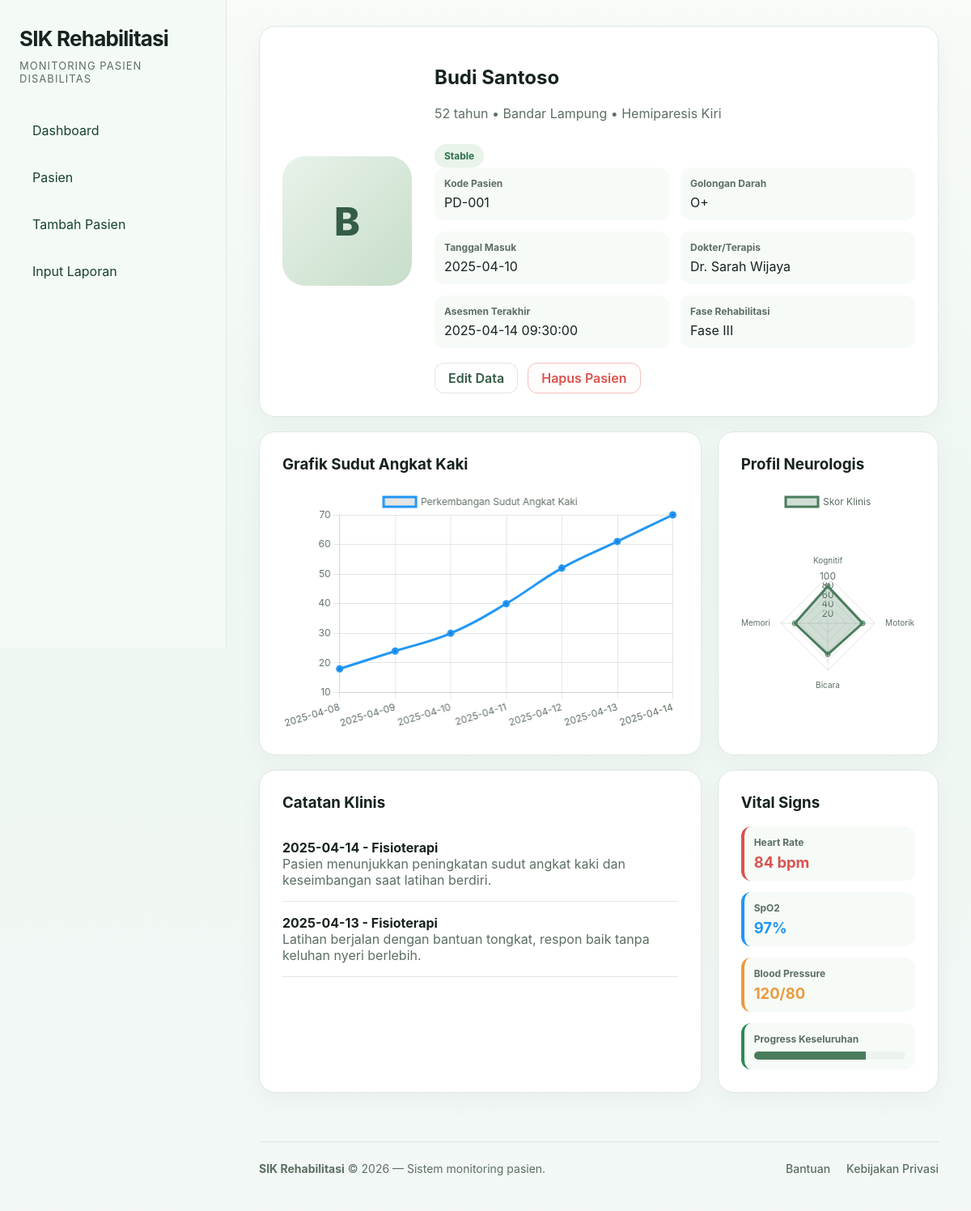
The page /patient-detail.php (signed in) on the database its author committed.
### tables this page shows
CREATE TABLE patients (
    id INT PRIMARY KEY AUTO_INCREMENT,
    code VARCHAR(20) NOT NULL UNIQUE,
    name VARCHAR(100) NOT NULL,
    age INT NOT NULL,
    gender ENUM('L','P') NOT NULL,
    address VARCHAR(150),
    diagnosis VARCHAR(100) NOT NULL,
    disability_type VARCHAR(50) NOT NULL,
    status ENUM('stable','monitoring','high-risk','urgent') NOT NULL DEFAULT 'monitoring',
    room VARCHAR(50),
    blood_type VARCHAR(5),
    admission_date DATE,
    clinician VARCHAR(100),
    progress INT DEFAULT 0,
    phase VARCHAR(30),
    latest_assessment DATETIME,
    heart_rate INT,
    spo2 INT,
    blood_pressure VARCHAR(15)
);

CREATE TABLE reports (
    id INT PRIMARY KEY AUTO_INCREMENT,
    patient_id INT NOT NULL,
    report_date DATE NOT NULL,
    activity_type VARCHAR(50) NOT NULL,
    narrative TEXT,
    mobility TINYINT,
    communication TINYINT,
    social_skills TINYINT,
    CONSTRAINT fk_reports_patient FOREIGN KEY (patient_id) REFERENCES patients(id)
        ON DELETE CASCADE ON UPDATE CASCADE
);

### includes/functions.php (called while the page is built, shortened)
<?php
function h(?string $value): string
{
    return htmlspecialchars((string)$value, ENT_QUOTES, 'UTF-8');
}
function getPatientById(PDO $pdo, int $id): ?array
{
    $stmt = $pdo->prepare("SELECT * FROM patients WHERE id = ?");
    $stmt->execute([$id]);
    $patient = $stmt->fetch();
    return $patient ?: null;
}
function getPatientReports(PDO $pdo, int $patientId): array
{
    $stmt = $pdo->prepare("SELECT * FROM reports WHERE patient_id = ? ORDER BY report_date DESC, id DESC");
    $stmt->execute([$patientId]);
    return $stmt->fetchAll();
}
function getSensorReadings(PDO $pdo, int $patientId): array
{
    $stmt = $pdo->prepare("SELECT * FROM sensor_readings WHERE patient_id = ? ORDER BY session_date ASC, id ASC");
    $stmt->execute([$patientId]);
    return $stmt->fetchAll();
}
function statusLabel(string $status): string
{
    $map = [
        'stable' => 'Stable',
        'monitoring' => 'Monitoring',
        'high-risk' => 'High Risk',
        'urgent' => 'Urgent',
    ];
    return $map[$status] ?? ucfirst($status);
}
?>

### patient-detail.php (the view, shortened to what this page needs)
<?php
require 'includes/db.php';
require 'includes/functions.php';
$id = (int)($_GET['id'] ?? 1);
$patient = getPatientById($pdo, $id);
$reports = getPatientReports($pdo, $id);
$sensors = getSensorReadings($pdo, $id);
$neuroProfile = [
    'kognitif' => min(100, max(10, (int)$patient['progress'] + 5)),
    'motorik'  => min(100, max(10, (int)$patient['progress'])),
    'bicara'   => min(100, max(10, (int)$patient['progress'] - 8)),
    'memori'   => min(100, max(10, (int)$patient['progress'] - 4)),
];
require 'includes/header.php';
?>
<section class="card patient-header">
    <div class="avatar"><?= h(mb_strtoupper(mb_substr($patient['name'], 0, 1))) ?></div>
    <div>
        <h2><?= h($patient['name']) ?></h2>
        <p class="muted"><?= h($patient['age']) ?> tahun • <?= h($patient['address']) ?> • <?= h($patient['diagnosis']) ?></p>
        <p class="status <?= h($patient['status']) ?>"><?= h(statusLabel($patient['status'])) ?></p>
        <div class="kv">
            <div class="item"><strong>Kode Pasien</strong><span><?= h($patient['code']) ?></span></div>
            <div class="item"><strong>Golongan Darah</strong><span><?= h($patient['blood_type']) ?></span></div>
            <div class="item"><strong>Tanggal Masuk</strong><span><?= h($patient['admission_date']) ?></span></div>
            <div class="item"><strong>Dokter/Terapis</strong><span><?= h($patient['clinician']) ?></span></div>
            <div class="item"><strong>Asesmen Terakhir</strong><span><?= h($patient['latest_assessment']) ?></span></div>
            <div class="item"><strong>Fase Rehabilitasi</strong><span><?= h($patient['phase']) ?></span></div>
        </div>
        <?php if ($_SESSION['role'] === 'super_admin' || $_SESSION['role'] === 'admin'): ?>
        <div class="mt-18" style="display: flex; gap: 12px;">
            <a href="edit-patient.php?id=<?= $id ?>" class="btn btn-secondary" style="padding: 8px 16px;">Edit Data</a>
            <a href="delete-patient.php?id=<?= $id ?>" class="btn btn-secondary" style="padding: 8px 16px; color: var(--danger); border-color: #f3c1be; background: #fffcfc;" onclick="return confirm('PERINGATAN!\n\nApakah Anda yakin ingin menghapus data pasien ini secara permanen? Semua riwayat laporan dan data sensor juga akan ikut terhapus.')">Hapus Pasien</a>
        </div>
        <?php endif; ?>
    </div>
</section>
<section class="grid-2 mt-18">
    <div class="card">
        <h3>Grafik Sudut Angkat Kaki</h3>
        <div class="chart-container">
            <canvas id="detailLineChart"></canvas>
        </div>
    </div>
    <div class="card">
        <h3>Profil Neurologis</h3>
        <div class="chart-container">
            <canvas id="detailRadarChart"></canvas>
        </div>
    </div>
</section>
<section class="grid-2 mt-18">
    <div class="card">
        <h3>Catatan Klinis</h3>
        <ul class="list">
            <?php foreach ($reports as $report): ?>
                <li>
                    <strong><?= h($report['report_date']) ?> - <?= h($report['activity_type']) ?></strong><br>
                    <span class="muted"><?= h($report['narrative']) ?></span>
                </li>
            <?php endforeach; ?>
        </ul>
    </div>
    <div class="card">
        <h3>Vital Signs</h3>
        <div class="kv single">
            <div class="item" style="border-left: 4px solid var(--danger);"><strong>Heart Rate</strong><span style="font-size: 1.15rem; font-weight: bold; color: var(--danger);"><?= h((string)$patient['heart_rate']) ?> bpm</span></div>
            <div class="item" style="border-left: 4px solid #2196F3;"><strong>SpO2</strong><span style="font-size: 1.15rem; font-weight: bold; color: #2196F3;"><?= h((string)$patient['spo2']) ?>%</span></div>
            <div class="item" style="border-left: 4px solid var(--warning);"><strong>Blood Pressure</strong><span style="font-size: 1.15rem; font-weight: bold; color: var(--warning);"><?= h($patient['blood_pressure']) ?></span></div>
            <div class="item" style="border-left: 4px solid var(--success);"><strong>Progress Keseluruhan</strong><div class="progress" style="margin-top: 8px;"><span style="width: <?= (int)$patient['progress'] ?>%"></span></div></div>
        </div>
    </div>
</section>
<script>
    window.detailLineChartData = {
        labels: <?= json_encode(array_column($sensors, 'session_date')) ?>,
        values: <?= json_encode(array_map('floatval', array_column($sensors, 'angle'))) ?>,
        title: <?= json_encode($patient['name']) ?>
    };
    window.detailRadarChartData = <?= json_encode($neuroProfile) ?>;
</script>
<?php require 'includes/footer.php'; ?>

### css/style.css (style rules this page uses)
:root { --primary: #4a7d5d; --primary-dark: #355c46; --primary-light: #e8f3ea; --surface: #ffffff; --bg: #f7fbf8; --text: #17231e; --muted: #5c6f62; --border: #dfe8e2; --danger: #d9534f; --warning: #eb9a3d; --success: #2d8b55; --shadow: 0 10px 30px rgba(23, 39, 31, 0.04); }
* { box-sizing: border-box; }
html { scroll-behavior: smooth; }
body { margin: 0; min-height: 100vh; font-family: 'Inter', system-ui, -apple-system, BlinkMacSystemFont, 'Segoe UI', sans-serif; background: linear-gradient(180deg, #f8fbf7 0%, #eef7f1 45%, #f3f8f6 100%); color: var(--text); }
a { color: inherit; text-decoration: none; }
.main > * { animation: fadeInUp 0.5s cubic-bezier(0.2, 0.8, 0.2, 1) backwards; }
.main > *:nth-child(1) { animation-delay: 0.1s; }
.main > *:nth-child(2) { animation-delay: 0.2s; }
.main > *:nth-child(3) { animation-delay: 0.3s; }
.stats-grid, .grid-2, .grid-3 { display: grid; gap: 20px; }
.grid-2 { grid-template-columns: minmax(0, 2fr) minmax(0, 1fr); }
.card { background: var(--surface); border: 1px solid var(--border); border-radius: 20px; padding: 28px; box-shadow: var(--shadow); transition: transform 0.3s ease, box-shadow 0.3s ease; }
.card h3, .card h4 { margin-top: 0; }
.muted { color: var(--muted); }
.progress { height: 10px; background: #edf4ef; border-radius: 999px; overflow: hidden; }
.progress > span { display: block; height: 100%; background: var(--primary); }
.status { display: inline-block; padding: 7px 12px; border-radius: 999px; font-size: 12px; font-weight: 700; margin: 12px 0 0; }
.status.stable { background: #e8f3ea; color: #2c6f4e; }
.list { list-style: none; padding: 0; margin: 0; }
.list li { padding: 16px 0; border-bottom: 1px solid rgba(223, 232, 226, 0.95); }
.kv { display: grid; grid-template-columns: repeat(2, 1fr); gap: 14px; }
.kv.single { grid-template-columns: 1fr; }
.kv .item { background: #f7fbf8; border-radius: 12px; padding: 12px; }
.kv .item strong { display: block; font-size: 12px; color: var(--muted); margin-bottom: 6px; }
.patient-header { display: grid; grid-template-columns: 160px 1fr; gap: 28px; align-items: center; }
.avatar { width: 160px; height: 160px; border-radius: 28px; background: linear-gradient(135deg, var(--primary-light), #c7ddc9); display: flex; align-items: center; justify-content: center; font-size: 48px; color: var(--primary-dark); font-weight: 800; }
.chart-container { position: relative; height: 300px; width: 100%; margin-top: 16px; }
.btn { border: 0; border-radius: 12px; padding: 14px 18px; font-weight: 600; cursor: pointer; transition: transform 0.2s ease, background 0.2s ease, box-shadow 0.2s ease; }
.btn-secondary { background: #ffffff; border: 1px solid rgba(223, 232, 226, 0.95); color: var(--primary-dark); }
.mt-18 { margin-top: 18px; }

### rows shown on the page
patients: name "B", name "Budi Santoso", age "52", address "Bandar Lampung", diagnosis "Hemiparesis Kiri", status "Stable", code "PD-001", blood_type "O+", admission_date "2025-04-10", clinician "Dr. Sarah Wijaya", latest_assessment "2025-04-14 09:30:00", phase "Fase III", heart_rate "84", spo2 "97", blood_pressure "120/80"
reports: report_date "2025-04-14", activity_type "Fisioterapi", narrative "Pasien menunjukkan peningkatan sudut angkat kaki dan keseimbangan saat latihan berdiri."
reports: report_date "2025-04-13", activity_type "Fisioterapi", narrative "Latihan berjalan dengan bantuan tongkat, respon baik tanpa keluhan nyeri berlebih."

### other values the page prints
chart data {{ json_encode(array_column($sensors, 'session_date')) }} ["2025-04-08","2025-04-09","2025-04-10","2025-04-11","2025-04-12","2025-04-13","2025-04-14"]
chart data {{ json_encode($neuroProfile) }} {"kognitif":79,"motorik":74,"bicara":66,"memori":70}
